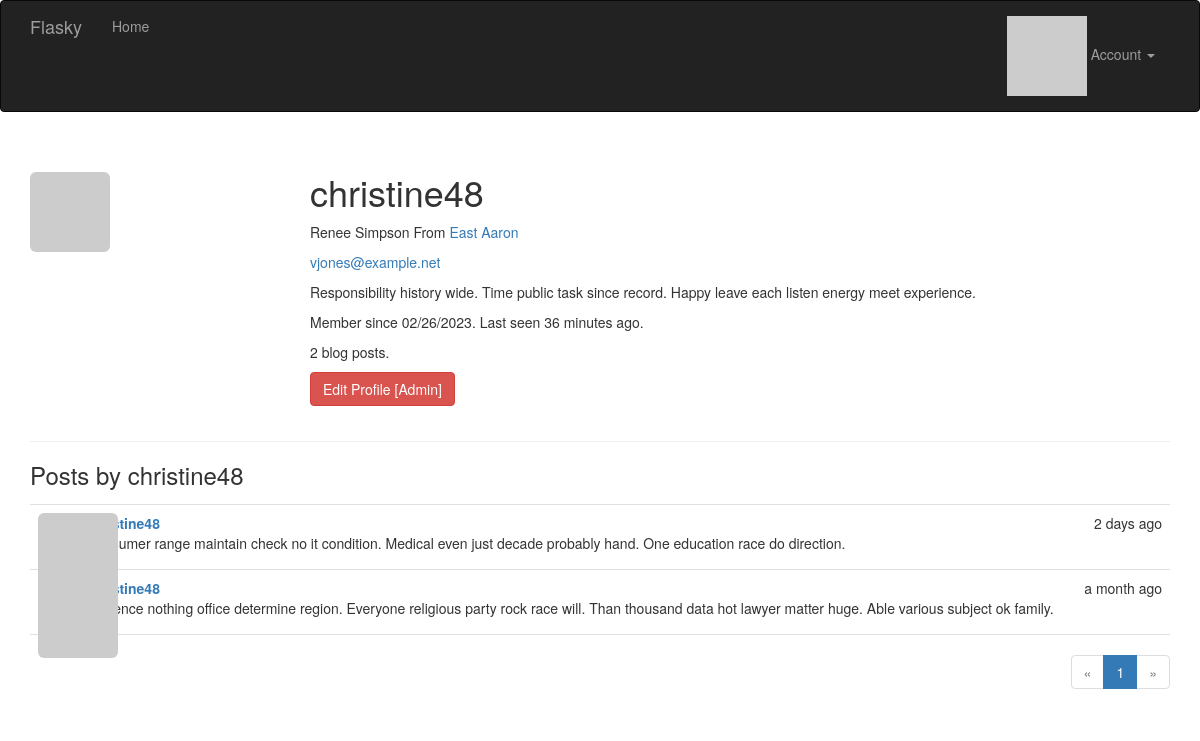
The app's page /user/christine48 (signed in) with its own data.
### app/models.py (models this page shows, shortened)
class User(UserMixin, db.Model):
    __tablename__ = 'users'
    id = db.Column(db.Integer, primary_key=True)
    email = db.Column(db.String(64), unique=True, index=True)
    username = db.Column(db.String(64), unique=True, index=True)
    password_hash = db.Column(db.String(128))
    role_id = db.Column(db.Integer, db.ForeignKey('roles.id'))
    confirmed = db.Column(db.Boolean, default=False)
    name = db.Column(db.String(64))
    location = db.Column(db.String(64))
    about_me = db.Column(db.Text())
    member_since = db.Column(db.DateTime(), default=datetime.utcnow)
    last_seen = db.Column(db.DateTime(), default=datetime.utcnow)
    avatar_hash = db.Column(db.String(32))
    posts = db.relationship('Post', backref='author', lazy='dynamic')
    @property
    def password(self):
        raise AttributeError('password is not a readable attribute')
    def ping(self):
        self.last_seen = datetime.utcnow()
        db.session.add(self)
        db.session.commit()
    def can(self, perm):
        return self.role is not None and self.role.has_permission(perm)
    def is_administrator(self):
        return self.can(Permission.ADMIN)
    def gravatar(self, size=100, default='identicon', rating='g'):
        if request.is_secure:
            url = 'https://secure.gravatar.com/avatar'
        else:
            url = 'https://gravatar.com/avatar'
        hash = hashlib.md5(self.email.lower().encode('utf-8')).hexdigest()
        return '{url}/{hash}?s={size}&d={default}&r={rating}'.format(
            url=url, hash=hash, size=size, default=default, rating=rating)

class Post(db.Model):
    __tablename__ = 'posts'
    id = db.Column(db.Integer, primary_key=True)
    body = db.Column(db.Text)
    timestamp = db.Column(db.DateTime, index=True, default=datetime.utcnow)
    author_id = db.Column(db.Integer, db.ForeignKey('users.id'))

### app/main/views.py (the view)
@main.route('/user/<username>')
def user(username):
    user = User.query.filter_by(username=username).first_or_404()
    page = request.args.get('page', 1, type=int)
    pagination = user.posts.order_by(Post.timestamp.desc()).paginate(
        page=page, per_page=current_app.config['FLASKY_POSTS_PER_PAGE'],
        error_out=False)
    posts = pagination.items
    return render_template('user.html', user=user, posts=posts,
                           pagination=pagination)

### app/auth/views.py (called while the page is built)
@auth.before_app_request
def before_request():
    if current_user.is_authenticated:
        current_user.ping()
        if not current_user.confirmed \
                and request.endpoint \
                and request.blueprint != 'auth' \
                and request.endpoint != 'static':
            return redirect(url_for('auth.unconfirmed'))

### app/main/__init__.py (called while the page is built)
@main.app_context_processor
def inject_permissions():
    return dict(Permission=Permission)

### app/models.py (called while the page is built)
@login_manager.user_loader
def load_user(user_id):
    return User.query.get(int(user_id))

    def has_permission(self, perm):
        return self.permissions & perm == perm

### app/templates/user.html (shortened to what this page needs)
{% extends "base.html" %}
{% import "_macros.html" as macros %}
{% block page_content %}
<div class="page-header">
    <img class="img-rounded profile-thumbnail" src="{{ current_user.gravatar(size=256) }}">
    <div class="profile-header">
        <h1>{{ user.username }}</h1>
        {% if user.name or user.location %}
        <p>
            {% if user.name %}{{ user.name }}{% endif %}
            {% if user.location %}
                From <a href="http://maps.google.com/?q={{ user.location }}">
                    {{ user.location }}
                </a>
            {% endif %}
        </p>
        {% endif %}
        {% if current_user.is_administrator() %}
        <p><a href="mailto:{{ user.email }}">{{ user.email }}</a></p>
        {% endif %}
        {% if user.about_me %}<p>{{ user.about_me }}</p>{% endif %}
        <p>
            Member since {{ moment(user.member_since).format('L') }}.
            Last seen {{ moment(user.last_seen).fromNow() }}.
        </p>
        <p>{{ user.posts.count() }} blog posts.</p>
        <p>
        {% if current_user.is_administrator() %}
        <a class="btn btn-danger"
            href="{{ url_for('.edit_profile_admin', id=user.id) }}">
            Edit Profile [Admin]
        </a>
        {% endif %}
        </p>
    </div>
</div>
<h3>Posts by {{ user.username }}</h3>
{% include '_posts.html' %}
{% if pagination %}
<div class="pagination">
    {{ macros.pagination_widget(pagination, '.user', username=user.username) }}
</div>
{% endif %}
{% endblock %}

### app/templates/_posts.html
<ul class="posts">
    {% for post in posts %}
    <li class="post">
        <div class="post-thumbnail">
            <a href="{{ url_for('.user', username=post.author.username) }}">
                <img class="img-rounded profile-thumbnail"
                    src="{{ post.author.gravatar(size=40) }}">
            </a>
        </div>
        <div class="post-content">
            <div class="post-date">{{ moment(post.timestamp).fromNow() }}</div>
            <div class="post-author">
                <a href="{{ url_for('.user', username=post.author.username) }}">
                    {{ post.author.username }}
                </a>
            </div>
            <div class="post-body">{{ post.body }}</div>
        </div>
    </li>
    {% endfor %}
</ul>

### app/static/styles.css (style rules this page uses)
.profile-thumbnail { position: absolute; }
.profile-header { min-height: 260px; margin-left: 280px; }
ul.posts { list-style-type: none; padding: 0px; margin: 16px 0px 0px 0px; border-top: 1px solid #e0e0e0; }
ul.posts li.post { padding: 8px; border-bottom: 1px solid #e0e0e0; }
div.post-date { float: right; }
div.post-author { font-weight: bold; }
div.post-thumbnail { position: absolute; }
div.post-content { margin-left: 48px; min-height: 48px; }
div.pagination { width: 100%; text-align: right; padding: 0px; margin: 0px; }

### records on screen
User: username "christine48", name "Renee Simpson", location "East Aaron", email "vjones@example.net", about_me "Responsibility history wide. Time public task since record. Happy leave each listen energy meet experience.", member_since "02/26/2023", last_seen "36 minutes ago"
Post: timestamp "2 days ago", author.username "christine48", body "Consumer range maintain check no it condition. Medical even just decade probably hand. One education race do direction."
Post: timestamp "a month ago", author.username "christine48", body "Evidence nothing office determine region. Everyone religious party rock race will. Than thousand data hot lawyer matter huge. Able various subject ok family."

### other values on screen
{{ user.posts.count() }} "2"
{{ p }} "1"
